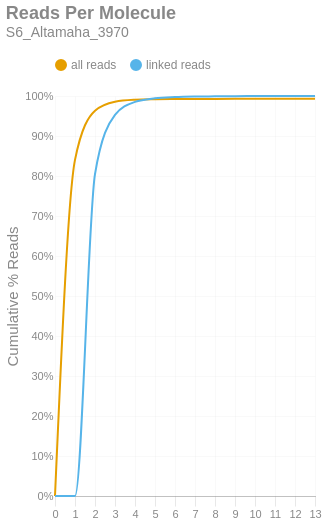

Notebook code for this chart:
### Markdown cell above
### Reads per Molecule
This chart shows the cumulative distribution of the number of reads per linked molecule. That is, how many alignments are associated with a unique molecule. This excludes the number of reads associated with invalid or absent linked-read barcodes. The `linked` histogram is the percentages recalculated when disregarding singletons.

### Code cell
if SKIPLR:
    print_html(f"Skipped")
else:
    counts = np.bincount(valids['reads'].cast(pl.Int64).to_numpy())
    weighted = counts * np.arange(len(counts))
    all_perc = weighted / n_reads
    linked_perc = weighted / n_linked_reads
    linked_perc[1] = 0
    binned_df = pl.DataFrame({
        'readsper': list(range(len(counts))),
        'all reads (cumsum)': np.cumsum(all_perc).tolist(),
        'linked reads (cumsum)': np.cumsum(linked_perc).tolist(),
    })

    with SafeRender(binned_df):
        (
            density_plot(binned_df, 'Reads Per Molecule', samplename, 'readspmol')
            .encode(
                x=alt.X('readsper:O', title=None).axis(labelAngle=0).scale(padding=0),
                y=alt.Y('value:Q', title='Cumulative % Reads').axis(format='%').stack(False),
                color=alt.Color("key:N").scale(domain=["all reads", "linked reads"]),
                tooltip=[
                    alt.Tooltip("key:N", title="Data Type"),
                    alt.Tooltip("readsper:O", title="Reads Per Molecule"),
                    alt.Tooltip("value:Q", format=".2%", title="% Reads (Cum.)")
                ]            
            )
        ).display()

### Figure 1 — Vega-Lite specification as saved in the notebook (floating-point values rounded to 4 significant figures)
{"width": "container", "height": 400, "config": {"title": {"anchor": "start", "dy": -15, "fontSize": 18, "color": "#888888", "subtitleColor": "#888888", "subtitleFontSize": 14}, "arc": {"fill": "#0072B2"}, "axis": {"domainColor": "#888888", "domainWidth": 0.5, "gridWidth": 0.2, "grid": false, "titleFontWeight": 400, "titleFontSize": 15, "labelFontSize": 11, "labelColor": "#888888", "tickColor": "#888888", "tickWidth": 0.2, "titleColor": "#888888"}, "axisBand": {"grid": false}, "axisX": {"grid": true, "tickSize": 10, "domainCap": "round"}, "axisY": {"domain": false, "grid": true, "tickSize": 0, "domainCap": "round"}, "background": "transparent", "header": {"labelFontSize": 15, "labelColor": "#888888", "titleFontSize": 15, "titleFontWeight": 600, "titleColor": "#888888"}, "legend": {"labelFont": "sans-serif", "labelFontSize": 12, "labelColor": "#888888", "symbolSize": 100, "symbolType": "circle", "titleFontSize": 12, "titlePadding": 10, "titleColor": "#888888", "title": null, "orient": "top"}, "range": {"category": ["#E69F00", "#56B4E9", "#009E73", "#F0E442", "#0072B2", "#D55E00", "#CC79A7", "#000000"], "diverging": ["#cfe8f3", "#a2d4ec", "#73bfe2", "#46abdb", "#1696d2", "#12719e"]}, "area": {"fill": "#0072B2", "fillOpacity": 0.7, "line": true, "strokeOpacity": 0.7}, "line": {"color": "#0072B2", "stroke": "#0072B2", "strokeWidth": 2}, "trail": {"color": "#0072B2", "stroke": "#0072B2", "strokeWidth": 0, "size": 1}, "point": {"filled": true, "fillOpacity": 1.0, "size": 95}, "text": {"color": "#888888", "fontSize": 11, "align": "right", "fontWeight": 400, "size": 11}, "bar": {"fill": "#0072B2", "stroke": null}, "view": {"stroke": null, "continuousWidth": 660, "continuousHeight": 400}}, "data": {"name": "data-f35ecdfb7df94e7c7a0708c703a8a662"}, "mark": {"type": "line", "interpolate": "monotone", "point": {"opacity": 0, "size": 275}}, "encoding": {"color": {"field": "key", "scale": {"domain": ["all reads", "linked reads"]}, "type": "nominal"}, "tooltip": [{"field": "key", "title": "Data Type", "type": "nominal"}, {"field": "readsper", "title": "Reads Per Molecule", "type": "ordinal"}, {"field": "value", "format": ".2%", "title": "% Reads (Cum.)", "type": "quantitative"}], "x": {"axis": {"labelAngle": 0}, "field": "readsper", "scale": {"padding": 0}, "title": null, "type": "ordinal"}, "y": {"axis": {"format": "%"}, "field": "value", "stack": false, "title": "Cumulative % Reads", "type": "quantitative"}}, "params": [{"name": "param_c36ac31b6afebe62", "select": {"type": "point", "fields": ["key"]}, "bind": "legend"}], "title": {"text": "Reads Per Molecule", "subtitle": "S6_Altamaha_3970"}, "transform": [{"fold": ["all reads (cumsum)", "linked reads (cumsum)"]}, {"calculate": "replace(datum.key, ' (cumsum)', '')", "as": "key"}, {"filter": {"param": "param_c36ac31b6afebe62"}}], "usermeta": {"embedOptions": {"downloadFileName": "S6_Altamaha_3970.readspmol"}}, "$schema": "https://vega.github.io/schema/vega-lite/v6.1.0.json", "datasets": {"data-f35ecdfb7df94e7c7a0708c703a8a662": [{"readsper": 0, "all reads (cumsum)": 0.0, "linked reads (cumsum)": 0.0}, {"readsper": 1, "all reads (cumsum)": 0.8403, "linked reads (cumsum)": 0.0}, {"readsper": 2, "all reads (cumsum)": 0.9631, "linked reads (cumsum)": 0.8048}, {"readsper": 3, "all reads (cumsum)": 0.9857, "linked reads (cumsum)": 0.9527}, {"readsper": 4, "all reads (cumsum)": 0.9907, "linked reads (cumsum)": 0.9853}, {"readsper": 5, "all reads (cumsum)": 0.9921, "linked reads (cumsum)": 0.9943}, {"readsper": 6, "all reads (cumsum)": 0.9925, "linked reads (cumsum)": 0.9973}, {"readsper": 7, "all reads (cumsum)": 0.9927, "linked reads (cumsum)": 0.9987}, {"readsper": 8, "all reads (cumsum)": 0.9928, "linked reads (cumsum)": 0.9992}, {"readsper": 9, "all reads (cumsum)": 0.9929, "linked reads (cumsum)": 0.9996}, {"readsper": 10, "all reads (cumsum)": 0.9929, "linked reads (cumsum)": 0.9997}, {"readsper": 11, "all reads (cumsum)": 0.9929, "linked reads (cumsum)": 0.9998}, {"readsper": 12, "all reads (cumsum)": 0.9929, "linked reads (cumsum)": 0.9999}, {"readsper": 13, "all reads (cumsum)": 0.9929, "linked reads (cumsum)": 1.0}]}}
